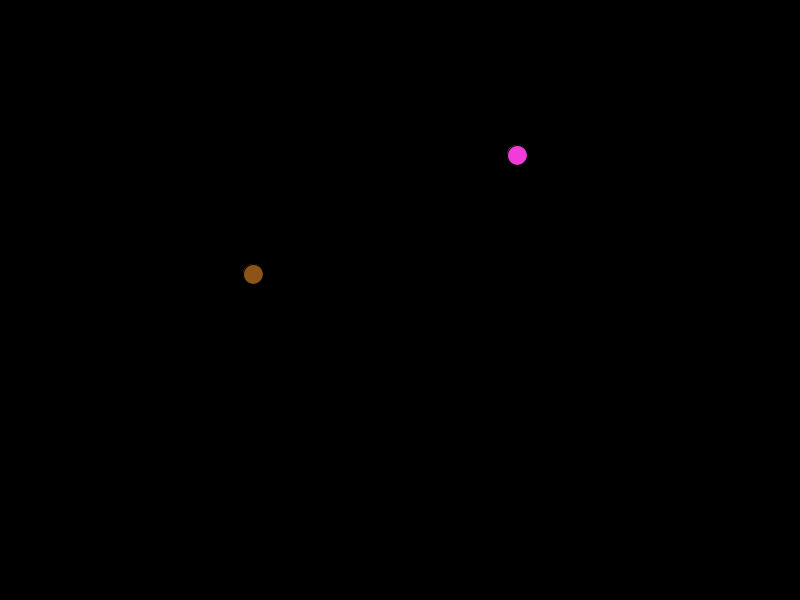
Frame 1 (no input)
Frame 60 (the mouse pressed at the canvas centre just before this capture): identical to frame 1, image omitted
Frame 120 (the mouse held since frame 60 and released just before this capture): identical to frame 1, image omitted

The Processing sketch that drew this single still picture (run headless with seeded random() and noise(); from frame 60 on, the mouse is pressed at the canvas centre):

// Processing sketch: ejemplo13
// ── ejemplo13.pde
pelota p1,p2;

void setup() {
  size(800, 600);
  p1=new pelota();
   p2=new pelota();
}

void draw() {
  background(0);
 p1.pintar();
 p2.pintar();
}

// ── pelota.pde
class pelota {
  int x, y;
  color c;
  pelota() {
    x=int(random(0, width));
    y= int(random(0, height));
    c= color(int(random(0, 255)), int(random(0, 255)), int(random(0, 255)));
  }
  void pintar(){
    fill(c);
    ellipse(x,y,20,20);
  }
}
